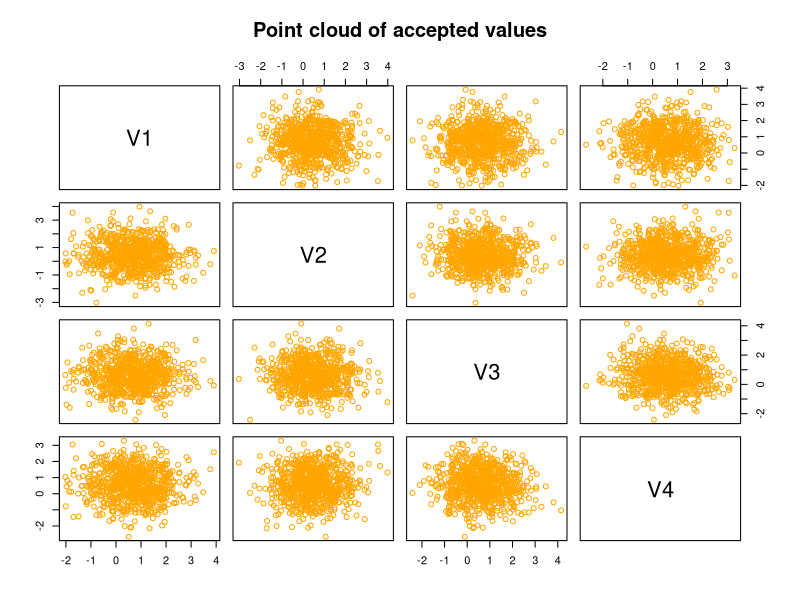

Write R code to recreate this figure.
library("mvtnorm")
dimensions = 4
num_samples = 1000
burn_in_threshold = 250

# Create a multivariate normal distribution f with some parameters
f_means = runif(dimensions)
f_cov = diag(dimensions)
f = function(x) {
	return(dmvnorm(x, f_means, f_cov))
}

# Create a multivariate normal proposal distribution
means = runif(dimensions)
covariance_matrix = diag(dimensions)
# Initialize previous with a random value
previous = rmvnorm(1, mean = means, sigma = covariance_matrix)
# Create an empty data frame to store the accepted values in
df = data.frame(matrix(ncol = dimensions, nrow = 0))

# Iterate till we have data points equal to the number of samples needed
for(i in 1 : num_samples){
	# Continue this iteration till we accept a value from the proposal distribution
	while(TRUE) {
		# Generate a random value from proposal distribution
		current = rmvnorm(1, mean = means, sigma = covariance_matrix)
		# Calculate alpha using the current and previous
		numerator = f(current) * dmvnorm(previous, means, covariance_matrix) 
		denominator = f(previous) * dmvnorm(current, means, covariance_matrix) 
		alpha = numerator / denominator
		# Check if the current value is feasible
		if (runif(1) < min(alpha, 1)) {
			# Append the current value in data frame once the burn-in threshold has been surpassed
			if(i > burn_in_threshold) {
				df = rbind(df, current)
			}
			# Update the value of previous to current if current is feasible
			previous = current
			# Move onto the next iteration
			break
		}
	}
}

# Print the accepted values
print(head(df, 25))
# Plot a graph of the accepted values
plot(
	df, 
	col="orange",
	main="Point cloud of accepted values"
)
# Estimated means of accepted samples
print(colMeans(df))
# Original means used for f
print(f_means)

# Estimated covariance matrix of accepted samples
print(cov(df))
# Original covariance matrix used for f
print(covariance_matrix)
